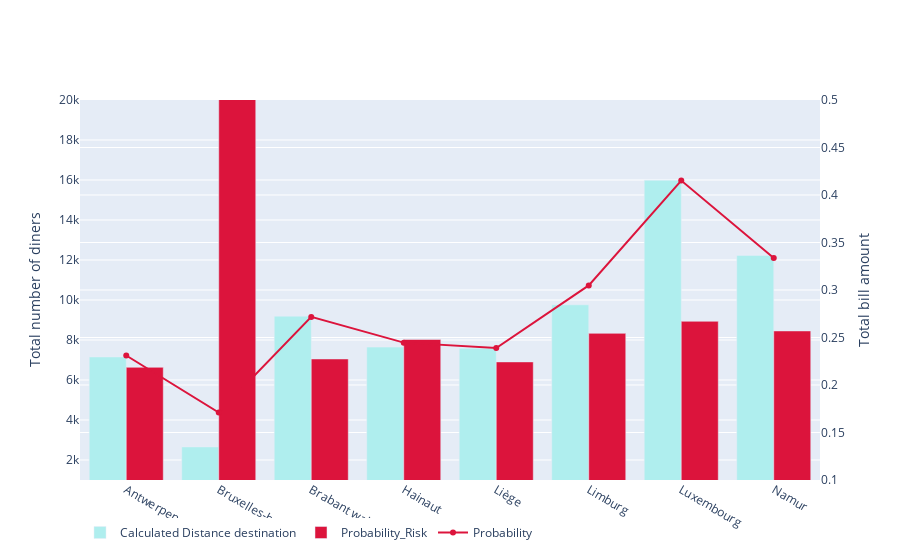

Notebook code cell kept with this figure:
### Code cell
fig = go.Figure()

fig.add_trace(
    go.Bar(
        x=area_provinces_risk["province_cap"],
        y=area_provinces_risk["Calculated Distance destination"],
        name="Calculated Distance destination",
        marker=dict(color="paleturquoise"),
    )
)

fig.add_trace(
    go.Bar(
        x=area_provinces_risk["province_cap"],
        y=area_provinces_risk["distance_to_intervention"],
        name="Probability_Risk",
        marker=dict(color="crimson"),
    )
)

fig.add_trace(
    go.Scatter(
        x=area_provinces_risk["province_cap"],
        y=area_provinces_risk["Probability_Risk"],
        yaxis="y2",
        name="Probability",
        marker=dict(color="crimson"),
    )
)

fig.update_layout(
    barmode='group',
    legend=dict(orientation="h"),
    yaxis=dict(
        title=dict(text="Total number of diners"),
        side="left",
        range=[1000, 20000],
    ),
    yaxis2=dict(
        title=dict(text="Total bill amount"),
        side="right",
        range=[0.1, 0.5],
        overlaying="y",
        tickmode="auto",
    ),
)

# fig.show()

### Figure 1 — Plotly figure (JSON) as saved in the notebook; plotly's stock layout.template omitted (floating-point values rounded to 4 significant figures)
{"data": [{"marker": {"color": "paleturquoise"}, "name": "Calculated Distance destination", "type": "bar", "x": ["Antwerpen", "Bruxelles-brussel", "Brabant wallon", "Hainaut", "Liège", "Limburg", "Luxembourg", "Namur"], "y": [7153.0, 2653.0, 9190.0, 7645.0, 7582.0, 9759.0, 15990.0, 12230.0]}, {"marker": {"color": "crimson"}, "name": "Probability_Risk", "type": "bar", "x": ["Antwerpen", "Bruxelles-brussel", "Brabant wallon", "Hainaut", "Liège", "Limburg", "Luxembourg", "Namur"], "y": [6634.0, 4929000000.0, 7052.0, 8024.0, 6904.0, 8331.0, 8934.0, 8452.0]}, {"marker": {"color": "crimson"}, "name": "Probability", "type": "scatter", "x": ["Antwerpen", "Bruxelles-brussel", "Brabant wallon", "Hainaut", "Liège", "Limburg", "Luxembourg", "Namur"], "y": [0.2311, 0.171, 0.2717, 0.2446, 0.2388, 0.3048, 0.4152, 0.3336], "yaxis": "y2"}], "layout": {"barmode": "group", "legend": {"orientation": "h"}, "yaxis": {"range": [1000, 20000], "side": "left", "title": {"text": "Total number of diners"}}, "yaxis2": {"overlaying": "y", "range": [0.1, 0.5], "side": "right", "tickmode": "auto", "title": {"text": "Total bill amount"}}}}
